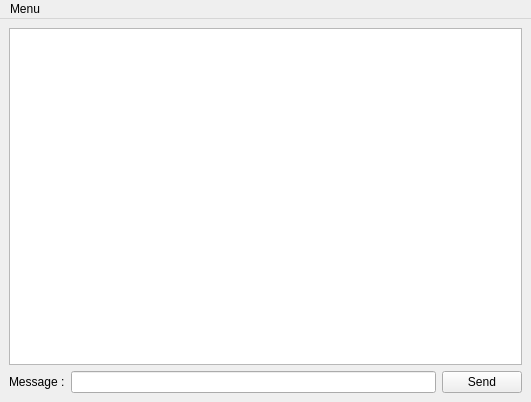
<?xml version="1.0" encoding="UTF-8"?>
<ui version="4.0">
 <class>MainWindow</class>
 <widget class="QMainWindow" name="MainWindow">
  <property name="geometry">
   <rect>
    <x>0</x>
    <y>0</y>
    <width>531</width>
    <height>402</height>
   </rect>
  </property>
  <property name="windowTitle">
   <string>2205 Client</string>
  </property>
  <widget class="QWidget" name="centralwidget">
   <layout class="QGridLayout" name="gridLayout">
    <item row="1" column="1">
     <widget class="QLineEdit" name="lineEdit"/>
    </item>
    <item row="1" column="0">
     <widget class="QLabel" name="label">
      <property name="text">
       <string>Message :</string>
      </property>
     </widget>
    </item>
    <item row="1" column="2">
     <widget class="QPushButton" name="sendButton">
      <property name="text">
       <string>Send</string>
      </property>
     </widget>
    </item>
    <item row="0" column="0" colspan="3">
     <widget class="QTextEdit" name="textEdit">
      <property name="sizePolicy">
       <sizepolicy hsizetype="Expanding" vsizetype="Expanding">
        <horstretch>0</horstretch>
        <verstretch>0</verstretch>
       </sizepolicy>
      </property>
     </widget>
    </item>
   </layout>
  </widget>
  <widget class="QMenuBar" name="menuBar">
   <property name="geometry">
    <rect>
     <x>0</x>
     <y>0</y>
     <width>531</width>
     <height>28</height>
    </rect>
   </property>
   <widget class="QMenu" name="menuMenu">
    <property name="title">
     <string>Menu</string>
    </property>
    <addaction name="separator"/>
    <addaction name="actionHome"/>
    <addaction name="actionExit"/>
   </widget>
   <addaction name="menuMenu"/>
  </widget>
  <action name="actionHome">
   <property name="text">
    <string>Home</string>
   </property>
  </action>
  <action name="actionExit">
   <property name="text">
    <string>Exit</string>
   </property>
  </action>
 </widget>
 <resources/>
 <connections/>
</ui>
